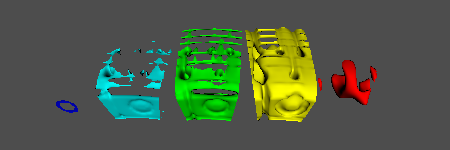

This figure's Python source:
#!/usr/bin/env python

# Generate multiple isosurfaces from PLOT3D combustor data by reusing
# a single vtkContourFilter and copying output at each contour value.

import os

# Factory overrides
import vtkmodules.vtkInteractionStyle  # noqa: F401
import vtkmodules.vtkRenderingOpenGL2  # noqa: F401

from vtkmodules.vtkCommonDataModel import vtkPolyData
from vtkmodules.vtkFiltersCore import vtkContourFilter
from vtkmodules.vtkIOParallel import vtkMultiBlockPLOT3DReader
from vtkmodules.vtkRenderingCore import (
    vtkActor,
    vtkPolyDataMapper,
    vtkRenderWindow,
    vtkRenderWindowInteractor,
    vtkRenderer,
)

# Data directory
data_dir = os.environ.get("VPE_DATA_DIR", os.path.dirname(os.path.abspath(__file__)))

# Read PLOT3D combustor data
plot3d_reader = vtkMultiBlockPLOT3DReader()
plot3d_reader.SetXYZFileName(os.path.join(data_dir, "combxyz.bin"))
plot3d_reader.SetQFileName(os.path.join(data_dir, "combq.bin"))
plot3d_reader.SetScalarFunctionNumber(100)
plot3d_reader.SetVectorFunctionNumber(202)
plot3d_reader.Update()
output = plot3d_reader.GetOutput().GetBlock(0)

scalar_range = output.GetPointData().GetScalars().GetRange()
min_val = scalar_range[0]
max_val = scalar_range[1]

# Single contour filter, reused for each value
contour_filter = vtkContourFilter()
contour_filter.SetInputData(output)
contour_filter.SetValue(0, (min_val + max_val) / 2.0)
contour_filter.UseScalarTreeOn()

# Generate 5 contour surfaces, each offset vertically
number_of_contours = 5
epsilon = float(max_val - min_val) / float(number_of_contours * 10)
min_val = min_val + epsilon
max_val = max_val - epsilon

# Renderer
renderer = vtkRenderer()

# Contour 1 (i=1, val = min_val).
contour_filter.SetValue(0, min_val)
contour_filter.Update()
pd_1 = vtkPolyData()
pd_1.CopyStructure(contour_filter.GetOutput())
pd_1.GetPointData().DeepCopy(contour_filter.GetOutput().GetPointData())
mapper_1 = vtkPolyDataMapper()
mapper_1.SetInputData(pd_1)
mapper_1.SetScalarRange(output.GetPointData().GetScalars().GetRange())
actor_1 = vtkActor()
actor_1.AddPosition(0, 1 * 12, 0)
actor_1.SetMapper(mapper_1)
renderer.AddActor(actor_1)

# Contour 2 (i=2, val = min_val + 0.25 * range).
contour_filter.SetValue(0, min_val + 0.25 * (max_val - min_val))
contour_filter.Update()
pd_2 = vtkPolyData()
pd_2.CopyStructure(contour_filter.GetOutput())
pd_2.GetPointData().DeepCopy(contour_filter.GetOutput().GetPointData())
mapper_2 = vtkPolyDataMapper()
mapper_2.SetInputData(pd_2)
mapper_2.SetScalarRange(output.GetPointData().GetScalars().GetRange())
actor_2 = vtkActor()
actor_2.AddPosition(0, 2 * 12, 0)
actor_2.SetMapper(mapper_2)
renderer.AddActor(actor_2)

# Contour 3 (i=3, val = min_val + 0.5 * range).
contour_filter.SetValue(0, min_val + 0.5 * (max_val - min_val))
contour_filter.Update()
pd_3 = vtkPolyData()
pd_3.CopyStructure(contour_filter.GetOutput())
pd_3.GetPointData().DeepCopy(contour_filter.GetOutput().GetPointData())
mapper_3 = vtkPolyDataMapper()
mapper_3.SetInputData(pd_3)
mapper_3.SetScalarRange(output.GetPointData().GetScalars().GetRange())
actor_3 = vtkActor()
actor_3.AddPosition(0, 3 * 12, 0)
actor_3.SetMapper(mapper_3)
renderer.AddActor(actor_3)

# Contour 4 (i=4, val = min_val + 0.75 * range).
contour_filter.SetValue(0, min_val + 0.75 * (max_val - min_val))
contour_filter.Update()
pd_4 = vtkPolyData()
pd_4.CopyStructure(contour_filter.GetOutput())
pd_4.GetPointData().DeepCopy(contour_filter.GetOutput().GetPointData())
mapper_4 = vtkPolyDataMapper()
mapper_4.SetInputData(pd_4)
mapper_4.SetScalarRange(output.GetPointData().GetScalars().GetRange())
actor_4 = vtkActor()
actor_4.AddPosition(0, 4 * 12, 0)
actor_4.SetMapper(mapper_4)
renderer.AddActor(actor_4)

# Contour 5 (i=5, val = max_val).
contour_filter.SetValue(0, max_val)
contour_filter.Update()
pd_5 = vtkPolyData()
pd_5.CopyStructure(contour_filter.GetOutput())
pd_5.GetPointData().DeepCopy(contour_filter.GetOutput().GetPointData())
mapper_5 = vtkPolyDataMapper()
mapper_5.SetInputData(pd_5)
mapper_5.SetScalarRange(output.GetPointData().GetScalars().GetRange())
actor_5 = vtkActor()
actor_5.AddPosition(0, 5 * 12, 0)
actor_5.SetMapper(mapper_5)
renderer.AddActor(actor_5)

renderer.SetBackground(0.3, 0.3, 0.3)

# Window
render_window = vtkRenderWindow()
render_window.AddRenderer(renderer)
render_window.SetSize(450, 150)
render_window.SetWindowName("multiple iso")

# Scene
renderer.GetActiveCamera().SetPosition(-36.3762, 32.3855, 51.3652)
renderer.GetActiveCamera().SetFocalPoint(8.255, 33.3861, 29.7687)
renderer.GetActiveCamera().SetViewAngle(30)
renderer.GetActiveCamera().SetViewUp(0, 0, 1)
renderer.ResetCameraClippingRange()

# Interactor
interactor = vtkRenderWindowInteractor()
interactor.SetRenderWindow(render_window)

interactor.Initialize()
interactor.Start()
